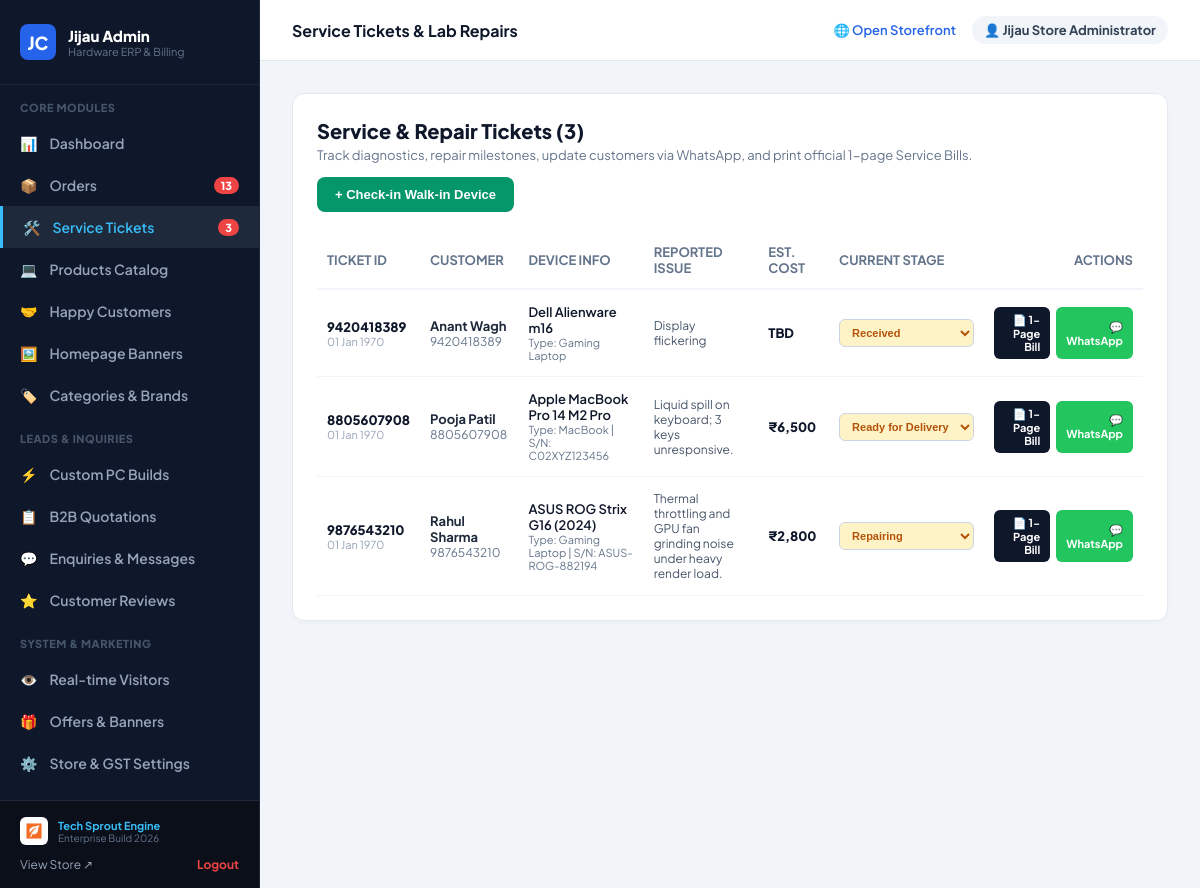
Page /php-jijaucomputers/admin/service-requests.php (signed in) on the earlier database version.
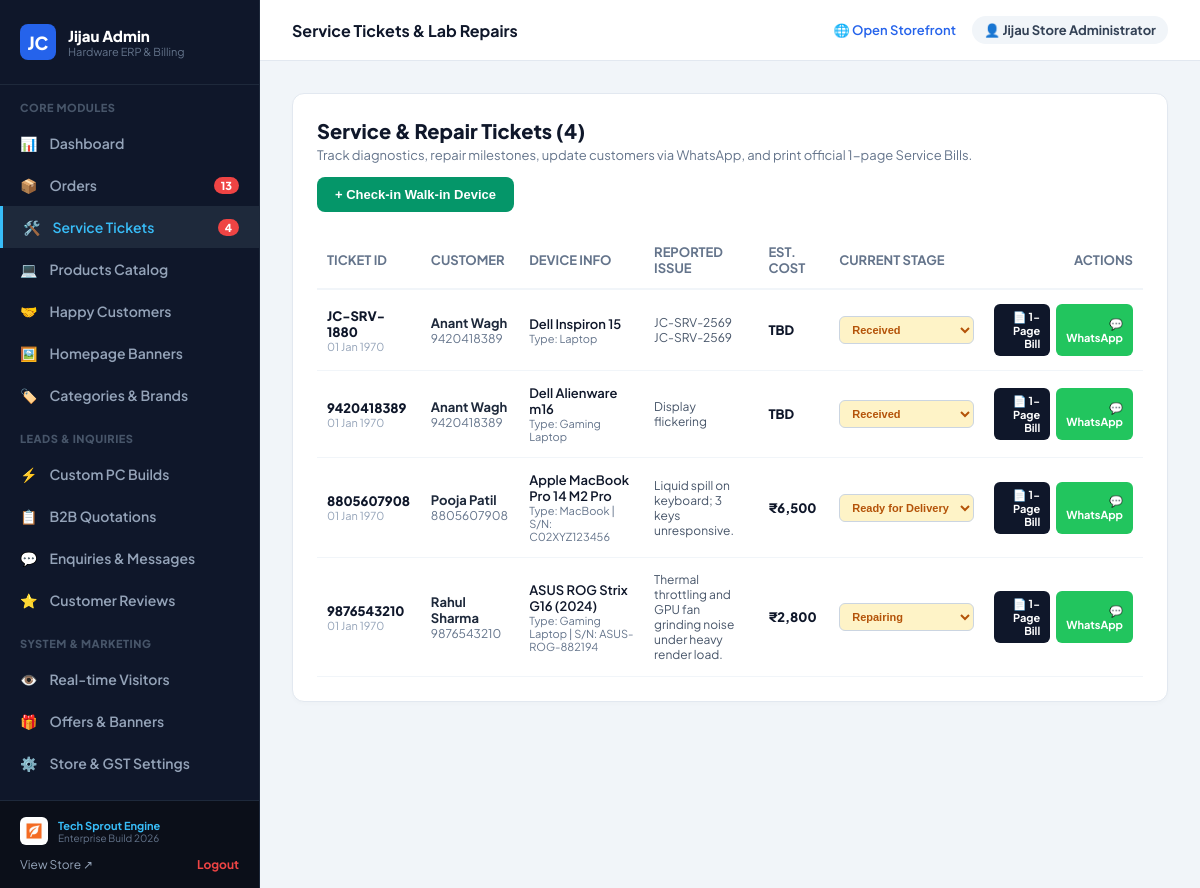
Same page on the later database version.
### tables this page shows
CREATE TABLE "ServiceRequest" (
    "id" TEXT NOT NULL PRIMARY KEY,
    "ticketId" TEXT NOT NULL,
    "customerName" TEXT NOT NULL,
    "phone" TEXT NOT NULL,
    "email" TEXT,
    "deviceType" TEXT NOT NULL,
    "brand" TEXT NOT NULL,
    "model" TEXT NOT NULL,
    "serialNo" TEXT,
    "issueDesc" TEXT NOT NULL,
    "status" TEXT NOT NULL DEFAULT 'Received',
    "adminNotes" TEXT,
    "estimatedCost" REAL,
    "createdAt" DATETIME NOT NULL DEFAULT CURRENT_TIMESTAMP,
    "updatedAt" DATETIME NOT NULL
);

### php-jijaucomputers/includes/functions.php (called while the page is built, shortened)
<?php
function formatPrice($amount): string {
    $num = floatval($amount);
    return '₹' . number_format($num, 0, '.', ',');
}
function getCurrentAdmin(): ?array {
    return $_SESSION['admin_user'] ?? null;
}

### php-jijaucomputers/admin/service-requests.php (the view, shortened to what this page needs)
<?php
$pageTitle = 'Service Tickets & Lab Repairs';
require_once __DIR__ . '/includes/header.php';
require_once __DIR__ . '/includes/sidebar.php';
$db = getDB();
$tickets = $db->query('SELECT * FROM "ServiceRequest" ORDER BY createdAt DESC')->fetchAll();
?>
<div>
  <div style="background: white; border-radius: 12px; border: 1px solid #e2e8f0; padding: 24px; box-shadow: 0 2px 4px rgba(0,0,0,0.02);">
    <div style="display: flex; justify-content: space-between; align-items: center; flex-wrap: wrap; gap: 14px; margin-bottom: 20px;">
      <div>
        <h2 style="font-size: 20px; font-weight: 800; color: #0f172a; margin: 0 0 4px;">Service & Repair Tickets (<?= count($tickets) ?>)</h2>
        <p style="color: #64748b; font-size: 13px; margin: 0;">Track diagnostics, repair milestones, update customers via WhatsApp, and print official 1-page Service Bills.</p>
      </div>
      <button onclick="document.getElementById('newTicketModal').style.display='flex'" style="padding: 10px 18px; background: #059669; color: white; border: none; border-radius: 8px; font-weight: 700; font-size: 13px; cursor: pointer; display: flex; align-items: center; gap: 6px;">
        <span>+ Check-in Walk-in Device</span>
      </button>
    </div>
    <div style="overflow-x: auto;">
      <table style="width: 100%; border-collapse: collapse; font-size: 13px; text-align: left;">
        <thead>
          <tr style="border-bottom: 2px solid #f1f5f9; color: #64748b;">
            <th style="padding: 12px 10px;">TICKET ID</th>
            <th style="padding: 12px 10px;">CUSTOMER</th>
            <th style="padding: 12px 10px;">DEVICE INFO</th>
            <th style="padding: 12px 10px;">REPORTED ISSUE</th>
            <th style="padding: 12px 10px;">EST. COST</th>
            <th style="padding: 12px 10px;">CURRENT STAGE</th>
            <th style="padding: 12px 10px; text-align: right;">ACTIONS</th>
          </tr>
        </thead>
        <tbody>
          <?php if (empty($tickets)): ?>
            <tr><td colspan="7" style="padding: 32px; text-align: center; color: #94a3b8;">No service tickets logged yet.</td></tr>
          <?php else: ?>
            <?php foreach ($tickets as $srv):
              $cleanPhone = preg_replace('/[^0-9]/', '', $srv['phone']);
              if (strlen($cleanPhone) === 10) $cleanPhone = '91' . $cleanPhone;
              $waMsg = "Hello {$srv['customerName']}, your {$srv['brand']} {$srv['model']} service ticket #{$srv['ticketId']} is currently in status: {$srv['status']}. Track live status at: https://jijaucomputers.in/track-service?ticket={$srv['ticketId']}";
              $waLink = "https://wa.me/{$cleanPhone}?text=" . urlencode($waMsg);
            ?>
              <tr style="border-bottom: 1px solid #f1f5f9;">
                <td style="padding: 14px 10px; font-weight: 800; color: #0f172a;">
                  <?= htmlspecialchars($srv['ticketId']) ?>
                  <div style="font-size: 11px; color: #94a3b8; font-weight: normal;"><?= date('d M Y', strtotime($srv['createdAt'])) ?></div>
                </td>
                <td style="padding: 14px 10px;">
                  <div style="font-weight: 700; color: #1e293b;"><?= htmlspecialchars($srv['customerName']) ?></div>
                  <div style="font-size: 12px; color: #64748b;"><?= htmlspecialchars($srv['phone']) ?></div>
                </td>
                <td style="padding: 14px 10px;">
                  <div style="font-weight: 600; color: #0f172a;"><?= htmlspecialchars($srv['brand']) ?> <?= htmlspecialchars($srv['model']) ?></div>
                  <div style="font-size: 11px; color: #64748b;">Type: <?= htmlspecialchars($srv['deviceType']) ?> <?= $srv['serialNo'] ? '| S/N: ' . htmlspecialchars($srv['serialNo']) : '' ?></div>
                </td>
                <td style="padding: 14px 10px; color: #475569; max-width: 200px; font-size: 12px;">
                  <?= htmlspecialchars($srv['issueDesc']) ?>
                </td>
                <td style="padding: 14px 10px; font-weight: 800; color: #0f172a;">
                  <?= $srv['estimatedCost'] ? formatPrice($srv['estimatedCost']) : 'TBD' ?>
                </td>
                <td style="padding: 14px 10px;">
                  <form method="POST" action="/admin/service-requests.php" style="display: flex; flex-direction: column; gap: 4px;">
                    <select name="status" onchange="this.form.submit()" style="padding: 6px 8px; border-radius: 6px; font-size: 11px; font-weight: 700; border: 1.5px solid #cbd5e1; outline: none; background: #fef3c7; color: #b45309;">
                      <option value="Received" <?= $srv['status'] === 'Received' ? 'selected' : '' ?>>Received</option>
                      <option value="Repairing" <?= $srv['status'] === 'Repairing' ? 'selected' : '' ?>>Repairing</option>
                      <option value="Ready for Delivery" <?= $srv['status'] === 'Ready for Delivery' ? 'selected' : '' ?>>Ready for Delivery</option>
                    </select>
                  </form>
                </td>
                <td style="padding: 14px 10px; text-align: right;">
                  <div style="display: flex; gap: 6px; justify-content: flex-end;">
                    <a href="/invoice.php?service=<?= urlencode($srv['ticketId']) ?>&print=true" target="_blank" style="padding: 6px 10px; background: #0f172a; color: white; border-radius: 6px; text-decoration: none; font-weight: 700; font-size: 11px; display: inline-flex; align-items: center; gap: 4px;">
                      <span>📄 1-Page Bill</span>
                    </a>
                    <a href="<?= $waLink ?>" target="_blank" style="padding: 6px 10px; background: #22c55e; color: white; border-radius: 6px; text-decoration: none; font-weight: 700; font-size: 11px; display: inline-flex; align-items: center; gap: 4px;">
                      <span>💬 WhatsApp</span>
                    </a>
                  </div>
                </td>
              </tr>
            <?php endforeach; ?>
          <?php endif; ?>
        </tbody>
      </table>
    </div>
  </div>
</div>
<?php require_once __DIR__ . '/includes/footer.php'; ?>

### php-jijaucomputers/admin/includes/header.php (shortened to what this page needs)
<?php
require_once __DIR__ . '/../../includes/functions.php';
$adminUser = getCurrentAdmin();
$db = getDB();
$pendingOrdersCount = $db->query('SELECT COUNT(*) FROM "Order" WHERE status = "PENDING"')->fetchColumn();
$activeServiceCount = $db->query('SELECT COUNT(*) FROM "ServiceRequest" WHERE status NOT IN ("Completed", "Delivered", "Cancelled")')->fetchColumn();
?>
<!DOCTYPE html>
<html lang="en">
<head>
  <link rel="stylesheet" href="/public/css/style.css">
</head>
<body class="admin-body">
<div class="admin-layout">

### php-jijaucomputers/admin/includes/sidebar.php (shortened to what this page needs)
<?php
$currentUri = $_SERVER['REQUEST_URI'];
?>
<aside class="admin-sidebar">
  <div style="padding: 24px 20px; border-bottom: 1px solid #1e293b;">
    <div style="display: flex; align-items: center; gap: 12px;">
      <div style="width: 36px; height: 36px; background: #2563eb; color: white; border-radius: 8px; display: flex; align-items: center; justify-content: center; font-weight: 900; font-size: 18px;">
        JC
      </div>
      <div>
        <div style="font-weight: 800; font-size: 15px; color: #ffffff;">Jijau Admin</div>
        <div style="font-size: 11px; color: #64748b;">Hardware ERP & Billing</div>
      </div>
    </div>
  </div>
  <nav style="padding: 16px 0; flex: 1; overflow-y: auto;">
    <div style="padding: 0 20px 8px; font-size: 11px; font-weight: 800; color: #475569; text-transform: uppercase; letter-spacing: 0.5px;">Core Modules</div>
    <a href="/admin/index.php" class="nav-item <?= str_contains($currentUri, 'index.php') ? 'active' : '' ?>">
      <span>📊</span> Dashboard
    </a>
    <a href="/admin/orders.php" class="nav-item <?= str_contains($currentUri, 'orders.php') ? 'active' : '' ?>">
      <span>📦</span> Orders
      <?php if (!empty($pendingOrdersCount)): ?>
        <span class="badge-count"><?= $pendingOrdersCount ?></span>
      <?php endif; ?>
    </a>
    <a href="/admin/service-requests.php" class="nav-item <?= str_contains($currentUri, 'service-requests.php') ? 'active' : '' ?>">
      <span>🛠️</span> Service Tickets
      <?php if (!empty($activeServiceCount)): ?>
        <span class="badge-count"><?= $activeServiceCount ?></span>
      <?php endif; ?>
    </a>
    <a href="/admin/products.php" class="nav-item <?= str_contains($currentUri, 'products.php') ? 'active' : '' ?>">
      <span>💻</span> Products Catalog
    </a>
    <a href="/admin/happy-customers.php" class="nav-item <?= str_contains($currentUri, 'happy-customers.php') ? 'active' : '' ?>">
      <span>🤝</span> Happy Customers
    </a>
    <a href="/admin/banners.php" class="nav-item <?= str_contains($currentUri, 'banners.php') ? 'active' : '' ?>">
      <span>🖼️</span> Homepage Banners
    </a>
    <a href="/admin/categories.php" class="nav-item <?= str_contains($currentUri, 'categories.php') ? 'active' : '' ?>">
      <span>🏷️</span> Categories & Brands
    </a>
    <div style="padding: 16px 20px 8px; font-size: 11px; font-weight: 800; color: #475569; text-transform: uppercase; letter-spacing: 0.5px;">Leads & Inquiries</div>
    <a href="/admin/custom-pc.php" class="nav-item <?= str_contains($currentUri, 'custom-pc.php') ? 'active' : '' ?>">
      <span>⚡</span> Custom PC Builds
    </a>
    <a href="/admin/quotations.php" class="nav-item <?= str_contains($currentUri, 'quotations.php') ? 'active' : '' ?>">
      <span>📋</span> B2B Quotations
    </a>
    <a href="/admin/enquiries.php" class="nav-item <?= str_contains($currentUri, 'enquiries.php') ? 'active' : '' ?>">
      <span>💬</span> Enquiries & Messages
    </a>
    <a href="/admin/reviews.php" class="nav-item <?= str_contains($currentUri, 'reviews.php') ? 'active' : '' ?>">
      <span>⭐</span> Customer Reviews
    </a>
    <div style="padding: 16px 20px 8px; font-size: 11px; font-weight: 800; color: #475569; text-transform: uppercase; letter-spacing: 0.5px;">System & Marketing</div>
    <a href="/admin/visitors.php" class="nav-item <?= str_contains($currentUri, 'visitors.php') ? 'active' : '' ?>">
      <span>👁️</span> Real-time Visitors
    </a>
    <a href="/admin/offers.php" class="nav-item <?= str_contains($currentUri, 'offers.php') ? 'active' : '' ?>">
      <span>🎁</span> Offers & Banners
    </a>
    <a href="/admin/settings.php" class="nav-item <?= str_contains($currentUri, 'settings.php') ? 'active' : '' ?>">
      <span>⚙️</span> Store & GST Settings
    </a>
  </nav>
  <div style="padding: 16px 20px; border-top: 1px solid #1e293b; background: #0b0f19;">
    <div style="display: flex; align-items: center; gap: 10px; margin-bottom: 12px;">
      <img src="/public/images/tech-sprout-logo.png" alt="Tech Sprout" style="width: 28px; height: 28px; object-fit: contain; border-radius: 6px; background: white; padding: 2px;">
      <div>
        <div style="font-size: 11px; font-weight: 700; color: #38bdf8;">Tech Sprout Engine</div>
        <div style="font-size: 10px; color: #64748b;">Enterprise Build 2026</div>
      </div>
    </div>
    <div style="display: flex; justify-content: space-between; align-items: center;">
      <a href="/" target="_blank" style="font-size: 12px; color: #94a3b8; text-decoration: none;">View Store ↗</a>
      <a href="/admin/logout.php" style="font-size: 12px; color: #ef4444; text-decoration: none; font-weight: 700;">Logout</a>
    </div>
  </div>
</aside>
<div class="admin-main">
  <header class="admin-topbar">
    <div style="font-size: 16px; font-weight: 700; color: #0f172a;">
      <?= htmlspecialchars($pageTitle ?? 'Admin Control Center') ?>
    </div>
    <div style="display: flex; align-items: center; gap: 16px;">
      <a href="/" target="_blank" style="font-size: 13px; font-weight: 600; color: #2563eb; text-decoration: none; display: flex; align-items: center; gap: 6px;">
        <span>🌐 Open Storefront</span>
      </a>
      <div style="font-size: 13px; font-weight: 700; color: #334155; padding: 6px 12px; background: #f1f5f9; border-radius: 20px;">
        👤 <?= htmlspecialchars($adminUser['name'] ?? 'Store Admin') ?>
      </div>
    </div>
  </header>
  <main class="admin-content">

### php-jijaucomputers/admin/includes/footer.php
  </main>
</div>
</div>
</body>
</html>

### php-jijaucomputers/public/css/style.css (style rules this page uses)
* { box-sizing: border-box; }
html, body { margin: 0; padding: 0; width: 100%; max-width: 100vw; overflow-x: hidden; font-family: 'Plus Jakarta Sans', -apple-system, BlinkMacSystemFont, 'Segoe UI', Roboto, sans-serif; -webkit-font-smoothing: antialiased; }
img { max-width: 100%; }

### php-jijaucomputers/admin/includes/header.php (style rules this page uses)
:root { --admin-bg: #0f172a; --admin-card: #1e293b; --admin-sidebar: #0b0f19; --admin-border: #334155; --admin-accent: #3b82f6; }
body.admin-body { background: #f1f5f9; color: #0f172a; font-family: 'Plus Jakarta Sans', sans-serif; margin: 0; padding: 0; display: flex; min-height: 100vh; }
.admin-layout { display: flex; width: 100%; min-height: 100vh; }
.admin-sidebar { width: 260px; background: #0f172a; color: #f8fafc; display: flex; flex-direction: column; flex-shrink: 0; border-right: 1px solid #1e293b; }
.admin-main { flex: 1; display: flex; flex-direction: column; overflow-x: hidden; min-width: 0; }
.admin-topbar { background: white; border-bottom: 1px solid #e2e8f0; padding: 16px 32px; display: flex; justify-content: space-between; align-items: center; position: sticky; top: 0; z-index: 40; }
.admin-content { padding: 32px; flex: 1; }
.nav-item { display: flex; align-items: center; gap: 12px; padding: 12px 20px; color: #94a3b8; text-decoration: none; font-size: 14px; font-weight: 600; transition: all 0.15s; }
.nav-item:hover, .nav-item.active { background: #1e293b; color: #38bdf8; border-left: 3px solid #38bdf8; }
.badge-count { margin-left: auto; background: #ef4444; color: white; font-size: 11px; font-weight: 800; padding: 2px 7px; border-radius: 10px; }

Differences in the rows shown:
added servicerequest: ticketId "JC-SRV-1880", createdAt "01 Jan 1970", customerName "Anant Wagh", phone "9420418389", brand "Dell", model "Inspiron 15", deviceType "Laptop", issueDesc "JC-SRV-2569 JC-SRV-2569", shows "TBD", status "Received"
Other differences:
$activeServiceCount: "3" → "4"
count($tickets): "3" → "4"
